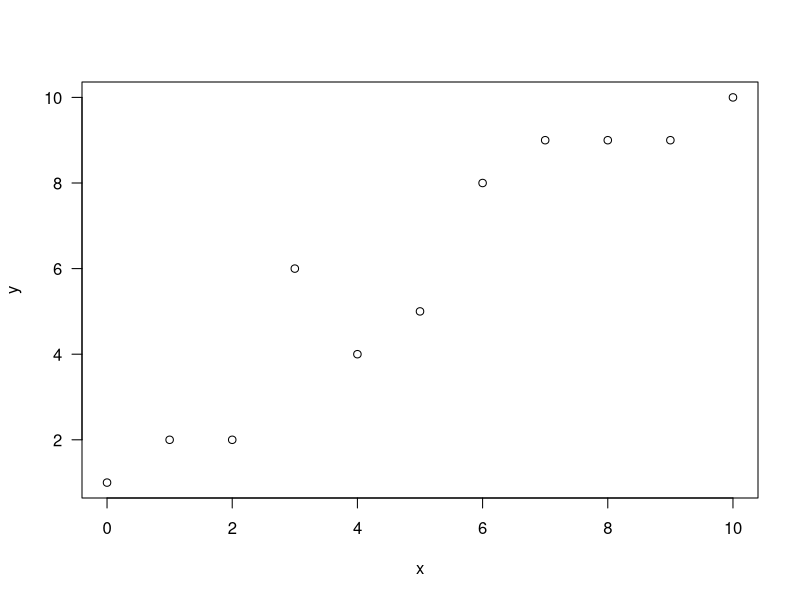
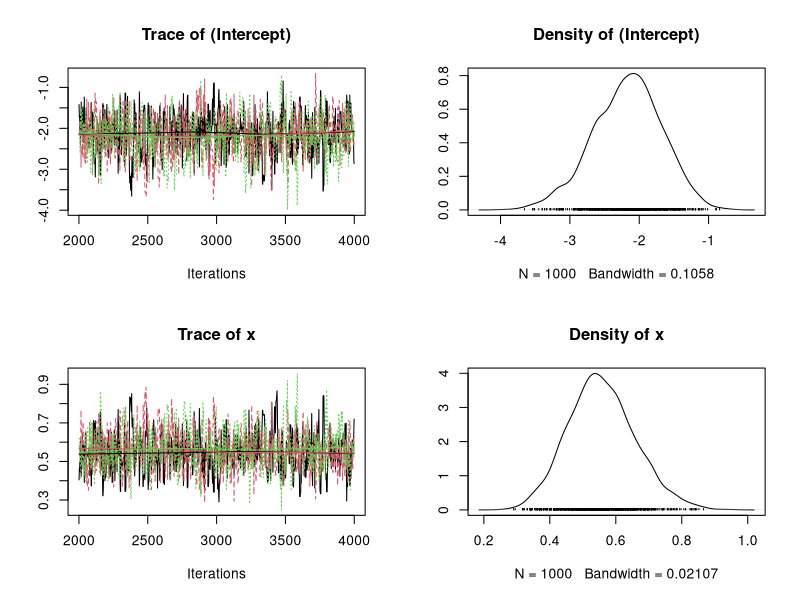

Recreate these plots in R, in order.
##
## Example 2: MCMCpack
##

## Load MCMCpack library
library(MCMCpack)

## Data
x <- c(0, 1, 2, 3, 4, 5, 6, 7, 8, 9, 10)
y <- c(1, 2, 2, 6, 4, 5, 8, 9, 9, 9, 10)

#pdf("example2.pdf", width = 240/72, height = 240/72,
#    family = "Helvetica", pointsize = 10)
plot(x, y, las = 1)
#dev.off()

k <- 10
data <- data.frame(x = rep(x, each = k),
                   y = c(sapply(y, function(i)
                                     c(rep(0, k - i), rep(1, i)))))

## Use MCMClogit function
chains <- 1:3
inits <- c(1, 10, 20)
seeds <- c(12, 123, 1234)
post <- lapply(chains,
               function(chain) {
                 MCMClogit(y ~ x,
                           data = data,
                           burnin = 2000, mcmc = 2000,
                           thin = 2,
                           tune = 1.1, verbose = 500,
                           seed = seeds[chain])
                })
post.mcmc <- mcmc.list(post)

## Plot results
#pdf("example2_results.pdf", width = 400/72, height = 400/72,
#    family = "Helvetica", pointsize = 10)
plot(post.mcmc)
#dev.off()

## Check convergence
gelman.diag(post.mcmc)

## Print results
summary(post.mcmc)
